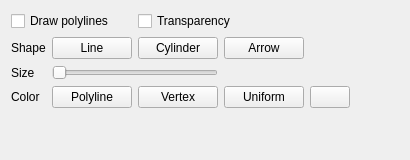
<?xml version="1.0" encoding="UTF-8"?>
<ui version="4.0">
 <class>PolylineMeshDrawerWidget</class>
 <widget class="QFrame" name="PolylineMeshDrawerWidget">
  <property name="geometry">
   <rect>
    <x>0</x>
    <y>0</y>
    <width>410</width>
    <height>160</height>
   </rect>
  </property>
  <property name="sizePolicy">
   <sizepolicy hsizetype="Preferred" vsizetype="Preferred">
    <horstretch>0</horstretch>
    <verstretch>0</verstretch>
   </sizepolicy>
  </property>
  <property name="windowTitle">
   <string>TabWidget</string>
  </property>
  <layout class="QGridLayout" name="gridLayout">
   <item row="4" column="3">
    <widget class="QPushButton" name="polylineColorVertexButton">
     <property name="text">
      <string>Vertex</string>
     </property>
     <property name="checkable">
      <bool>true</bool>
     </property>
    </widget>
   </item>
   <item row="0" column="3" colspan="2">
    <widget class="QCheckBox" name="polylineTransparencyCheckBox">
     <property name="text">
      <string>Transparency</string>
     </property>
    </widget>
   </item>
   <item row="2" column="1">
    <widget class="QLabel" name="polylineShapeLabel">
     <property name="text">
      <string>Shape</string>
     </property>
    </widget>
   </item>
   <item row="3" column="2" colspan="2">
    <widget class="QSlider" name="polylineSizeSlider">
     <property name="minimum">
      <number>1</number>
     </property>
     <property name="maximum">
      <number>50</number>
     </property>
     <property name="orientation">
      <enum>Qt::Horizontal</enum>
     </property>
    </widget>
   </item>
   <item row="2" column="3">
    <widget class="QPushButton" name="polylineShapeCylinderButton">
     <property name="text">
      <string>Cylinder</string>
     </property>
     <property name="checkable">
      <bool>true</bool>
     </property>
    </widget>
   </item>
   <item row="4" column="4">
    <widget class="QPushButton" name="polylineColorUniformButton">
     <property name="text">
      <string>Uniform</string>
     </property>
     <property name="checkable">
      <bool>true</bool>
     </property>
    </widget>
   </item>
   <item row="0" column="1" colspan="2">
    <widget class="QCheckBox" name="polylineVisibleCheckBox">
     <property name="text">
      <string>Draw polylines</string>
     </property>
    </widget>
   </item>
   <item row="3" column="1">
    <widget class="QLabel" name="polylineSizeLabel">
     <property name="text">
      <string>Size</string>
     </property>
    </widget>
   </item>
   <item row="7" column="2">
    <spacer name="verticalSpacer">
     <property name="orientation">
      <enum>Qt::Vertical</enum>
     </property>
     <property name="sizeHint" stdset="0">
      <size>
       <width>20</width>
       <height>40</height>
      </size>
     </property>
    </spacer>
   </item>
   <item row="7" column="5">
    <spacer name="horizontalSpacer">
     <property name="orientation">
      <enum>Qt::Horizontal</enum>
     </property>
     <property name="sizeHint" stdset="0">
      <size>
       <width>40</width>
       <height>20</height>
      </size>
     </property>
    </spacer>
   </item>
   <item row="2" column="4">
    <widget class="QPushButton" name="polylineShapeArrowButton">
     <property name="text">
      <string>Arrow</string>
     </property>
     <property name="checkable">
      <bool>true</bool>
     </property>
    </widget>
   </item>
   <item row="4" column="2">
    <widget class="QPushButton" name="polylineColorPolylineButton">
     <property name="text">
      <string>Polyline</string>
     </property>
     <property name="checkable">
      <bool>true</bool>
     </property>
    </widget>
   </item>
   <item row="2" column="2">
    <widget class="QPushButton" name="polylineShapeLineButton">
     <property name="text">
      <string>Line</string>
     </property>
     <property name="checkable">
      <bool>true</bool>
     </property>
     <property name="checked">
      <bool>false</bool>
     </property>
     <property name="autoDefault">
      <bool>false</bool>
     </property>
     <property name="default">
      <bool>false</bool>
     </property>
     <property name="flat">
      <bool>false</bool>
     </property>
    </widget>
   </item>
   <item row="4" column="1">
    <widget class="QLabel" name="polylineColorLabel">
     <property name="text">
      <string>Color</string>
     </property>
    </widget>
   </item>
   <item row="4" column="5">
    <widget class="nvl::ColorPickerButton" name="polylineColorUniformColorButton">
     <property name="sizePolicy">
      <sizepolicy hsizetype="Fixed" vsizetype="Fixed">
       <horstretch>0</horstretch>
       <verstretch>0</verstretch>
      </sizepolicy>
     </property>
     <property name="text">
      <string/>
     </property>
     <property name="checkable">
      <bool>false</bool>
     </property>
    </widget>
   </item>
  </layout>
 </widget>
 <customwidgets>
  <customwidget>
   <class>nvl::ColorPickerButton</class>
   <extends>QPushButton</extends>
   <header>nvl/viewer/widgets/colorpicker_button.h</header>
   <container>1</container>
  </customwidget>
 </customwidgets>
 <resources/>
 <connections/>
</ui>
